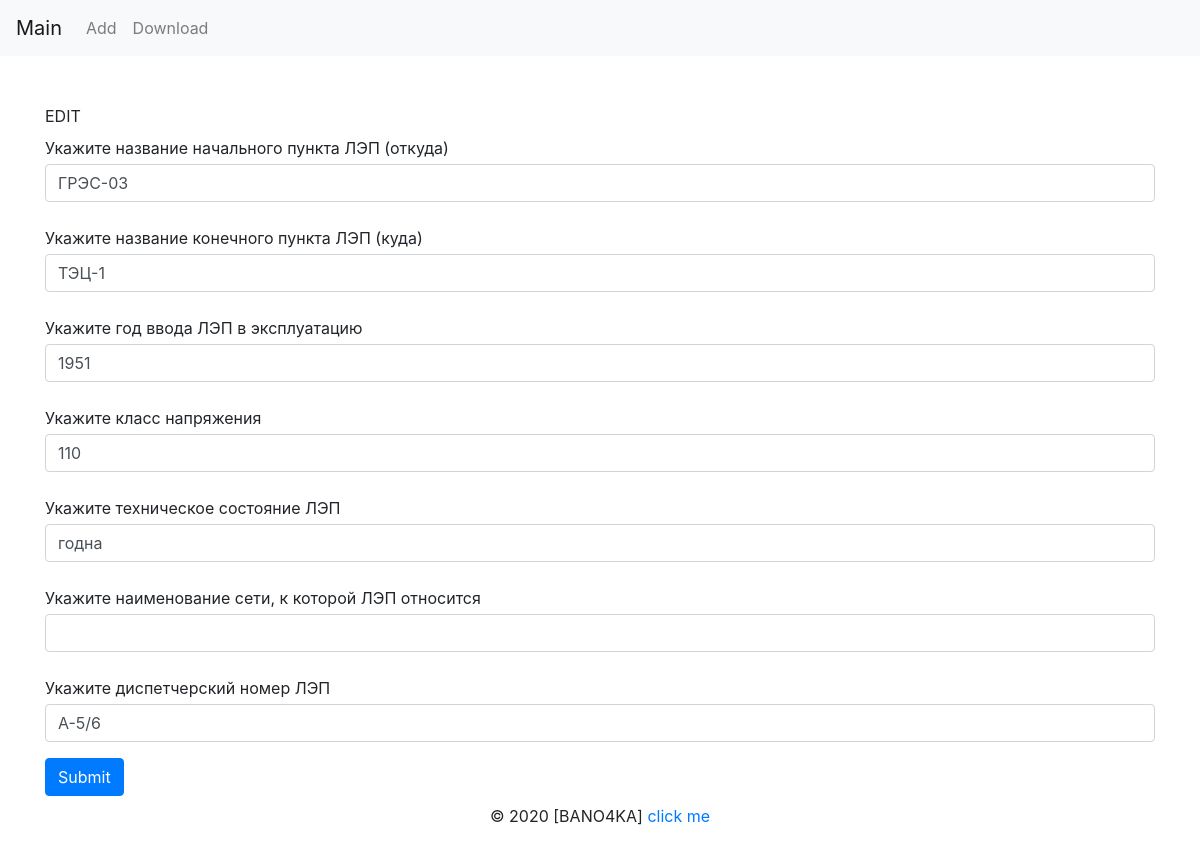
The page /edit/power_line/3/ on the database its author committed.
### models.py (models this page shows)
class Power_line(db.Model):
    __tablename__ = "Power_lines"
    id = db.Column(db.Integer,primary_key=True) #айди записи в таблицы
    start_segment_name = db.Column(db.String(256)) #название стартового сегменат
    end_segment_name = db.Column(db.String(256)) #название конечного сегмента
    year_of_commissioning = db.Column(db.Integer) #год ввода в эксплуатуцию
    voltage_class = db.Column(db.String(256)) #класс напряжения
    technical_condition = db.Column(db.String(256)) #состояние сети (хорошо, удовлетворитель, в зоне риска)
    network_name = db.Column(db.String(256)) #наименование сети
    control_number = db.Column(db.String(256)) #диспетчерский номер ЛЭП
    lines_segments = db.relationship("Line_Segment") #ссылка на сегменты сети

### views.py (the view, shortened to what this page needs)
@app.route("/edit/<obj>/<index>/", methods=['GET', 'POST'])
def edit(obj, index):
    if obj not in goals_names.keys():
        abort(404)
    objM = db.session.query(goals_models[obj]).get_or_404(index)
    form = (goals_forms[obj])(obj=objM)
    return render_template("edit.html", form=form, obj=obj)

### forms.py
class Power_lineForm(FlaskForm):
    start_segment_name = StringField("Укажите название начального пункта ЛЭП (откуда)", [validators.InputRequired("Необходимо указать начальный пункт")])
    end_segment_name = StringField("Укажите название конечного пункта ЛЭП (куда)", [validators.InputRequired("Необходимо указать конечный пункт")])
    year_of_commissioning = IntegerField("Укажите год ввода ЛЭП в эксплуатацию", [validators.InputRequired("Необходимо указать год ввода в эксплуатацию")])
    voltage_class = StringField("Укажите класс напряжения", [validators.InputRequired("Необходимо указать класс напряжения")])
    technical_condition = StringField("Укажите техническое состояние ЛЭП", [validators.InputRequired("Необходимо указать техническое состояние ЛЭП")])
    network_name = StringField("Укажите наименование сети, к которой ЛЭП относится")
    control_number = StringField("Укажите диспетчерский номер ЛЭП", [validators.InputRequired("Необходимо указать диспетчерский номер ЛЭП")])

### templates/edit.html (shortened to what this page needs)
{% extends 'base.html' %}
{% block container %}
EDIT
<form method="POST">
    {% if obj == "power_line" %}
    {{ form.start_segment_name.label(class="mb-1 mt-2") }}
    {{ form.start_segment_name(class="form-control") }}
    {{ form.end_segment_name.label(class="mb-1 mt-2") }}
    {{ form.end_segment_name(class="form-control") }}
    {{ form.year_of_commissioning.label(class="mb-1 mt-2") }}
    {{ form.year_of_commissioning(class="form-control") }}
    {{ form.voltage_class.label(class="mb-1 mt-2") }}
    {{ form.voltage_class(class="form-control") }}
    {{ form.technical_condition.label(class="mb-1 mt-2") }}
    {{ form.technical_condition(class="form-control") }}
    {{ form.network_name.label(class="mb-1 mt-2") }}
    {{ form.network_name(class="form-control") }}
    {{ form.control_number.label(class="mb-1 mt-2") }}
    {{ form.control_number(class="form-control") }}
    {% endif %}
    <button type="submit" class="btn btn-primary">Submit</button>
</form>
{% endblock %}

### rows shown on the page
Power_line: start_segment_name "ГРЭС-03", end_segment_name "ТЭЦ-1", year_of_commissioning "1951", voltage_class "110", technical_condition "годна", control_number "А-5/6"
